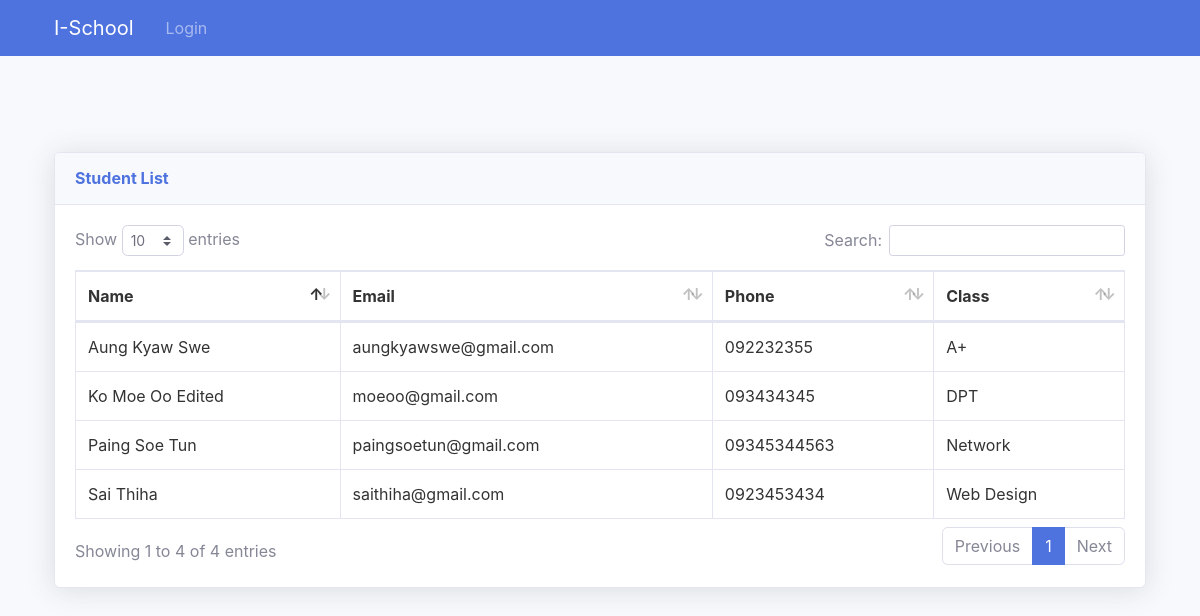
The page / on the database its author committed.
### students/models.py (models this page shows, shortened)
class Student(db.Model):
    id = db.Column(db.Integer, primary_key=True)
    name = db.Column(db.String(50), nullable=False)
    email = db.Column(db.String(120))
    phone = db.Column(db.String(20))
    attended_class = db.Column(db.String(100), nullable=False)
    date_posted = db.Column(db.DateTime, nullable=False, default=datetime.utcnow)

### students/routes.py (the view)
@app.route('/', methods=['GET'])
def home():
    students = Student.query.all()
    return render_template('index.html', students=students)

### students/templates/index.html (shortened to what this page needs)
{% extends 'base.html' %} {% block header %}
<header class="py-4 text-center header"></header>
{% endblock %} {% block content %}
<div class="card shadow mb-4 mt-4">
  {% if current_user.is_authenticated %}
  <div class="card-header py-3 d-flex flex-row justify-content-between">
    <h6 class="m-0 font-weight-bold text-primary">Student List</h6>
    <button class="btn btn-outline-secondary">
      <a href="{{ url_for('add_student') }}"> Add Student </a>
    </button>
  </div>
  {% else %}
  <div class="card-header py-3">
    <h6 class="m-0 font-weight-bold text-primary">Student List</h6>
  </div>
  {% endif %}
  <div class="card-body">
    <div class="table-responsive">
      <table
        class="table table-bordered"
        id="dataTable"
        width="100%"
        cellspacing="0"
      >
        <thead>
          <tr>
            <th>Name</th>
            <th>Email</th>
            <th>Phone</th>
            <th>Class</th>
          </tr>
        </thead>
        <tbody>
          {% for student in students %}
          <tr>
            <td>{{ student.name }}</td>
            <td>{{ student.email }}</td>
            <td>{{ student.phone }}</td>
            <td>{{ student.attended_class }}</td>
          </tr>
          {% endfor %}
        </tbody>
      </table>
    </div>
  </div>
</div>
{% endblock %}

### students/templates/base.html (shortened to what this page needs)
<!DOCTYPE html>
<html lang="en">
  <head>
    <link
      href="{{ url_for('static', filename='vendor/datatables/dataTables.bootstrap4.min.css') }}"
      rel="stylesheet"
    />
    <link
      rel="stylesheet"
      href="{{ url_for('static', filename='css/style.css') }}"
    />
  </head>
  <body class="bg-light">
    <header class="site-header mb-4">
      <nav class="navbar navbar-expand-md navbar-dark bg-primary">
        <div class="container">
          {% if current_user.is_authenticated %}
          <a class="navbar-brand mr-4" href="{{ url_for('admin') }}"
            >I-School</a
          >
          {% else %}
          <a class="navbar-brand mr-4" href="{{ url_for('home') }}">I-School</a>
          {% endif %}
          <div class="collapse navbar-collapse" id="navbarToggle">
            <div class="navbar-nav mr-auto">
              {% if current_user.is_authenticated %}
              <a class="nav-item nav-link" href="{{ url_for('account') }}"
                >Account</a
              >
              <a class="nav-item nav-link" href="{{ url_for('logout') }}"
                >Logout</a
              >
              {% else %}
              <a class="nav-item nav-link" href="{{ url_for('login') }}"
                >Login</a
              >
              {% endif %}
            </div>
          </div>
        </div>
      </nav>
    </header>
    {% block header %} {% endblock %}
    <main role="main" class="container">
       {% block content %}{% endblock %}
    </main>
  </body>
</html>

### rows shown on the page
Student: name "Aung Kyaw Swe", email "aungkyawswe@gmail.com", phone "092232355", attended_class "A+"
Student: name "Paing Soe Tun", email "paingsoetun@gmail.com", phone "09345344563", attended_class "Network"
Student: name "Sai Thiha", email "saithiha@gmail.com", phone "0923453434", attended_class "Web Design"
Student: name "Ko Moe Oo Edited", email "moeoo@gmail.com", phone "093434345", attended_class "DPT"
